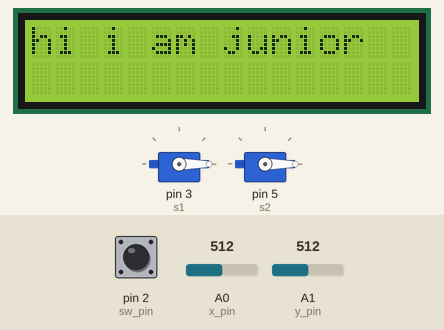
Simulated run of this sketch. Board: Arduino Uno, built with avr-gcc and run on an emulated ATmega328P. On the bench: 2 × servo, 16×2 character LCD. Inputs (shaded band) come from the test bench; at power-on: A0 (x_pin) = 512, A1 (y_pin) = 512, pin 2 (sw_pin) HIGH. What the sketch prints to the serial monitor is not drawn.

Above: at 1.2 s.
1.3 s: A0 (x_pin) set to 532
2.8 s: A0 (x_pin) set to 560
At 2.95 s:
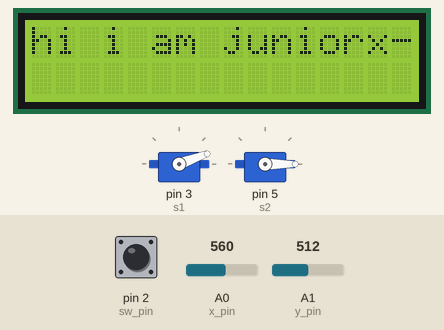
At 4.5 s:
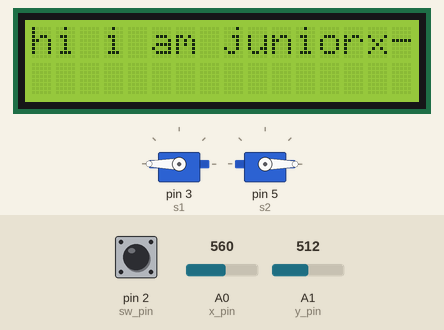
4.7 s: A1 (y_pin) set to 541
7.7 s: A1 (y_pin) set to 560
At 9.4 s:
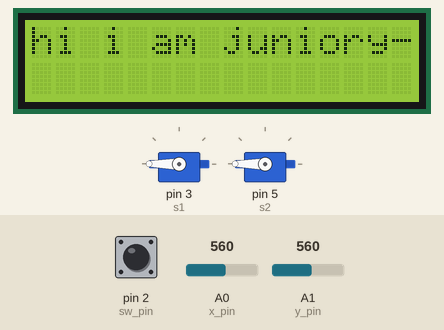
9.6 s: A0 (x_pin) set to 514
12.6 s: A0 (x_pin) set to 494
At 14.3 s:
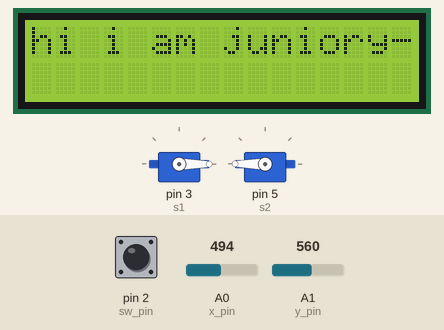
Timing chart, 0 to 15.6 s (numbered marks = the images above; inputs shaded):
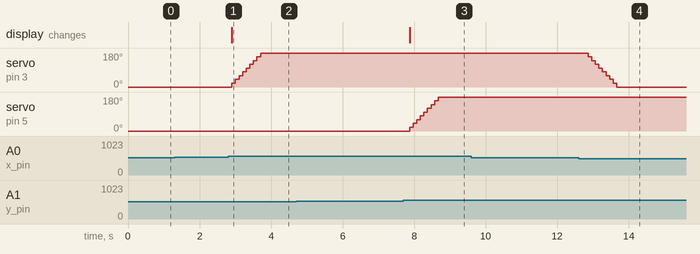

The sketch:

JoystickServo_ADG.ino
```cpp
#include<LiquidCrystal_I2C.h>
LiquidCrystal_I2C lcd(0x27, 16,2);

#include<Servo.h>
int x_pin = A0;  //X-axis pin
int y_pin = A1;
int sw_pin = 2;

int pos1 = 0;
int pos2 = 0;

Servo s1;
Servo s2;

void setup()
{
  Serial.begin(9600);
  pinMode(A0, INPUT);
  pinMode(A1, INPUT);
  pinMode(2, INPUT);
  digitalWrite(2, HIGH);

  s1.attach(3);          //Servo motor attached to pin 3
  s1.write(pos1);
  s2.attach(5);
  s2.write(pos2);
  lcd.init();
  lcd.backlight();


}

void loop()
{
  lcd.setCursor(0,0);
  lcd.print("hi i am junior");
 int x_data = analogRead(A0);
 int y_data = analogRead(A1);
 int sw_data = digitalRead(2);

 Serial.print("x_data:");
 Serial.print(x_data);
 Serial.print("\t");
 Serial.print("y_data:");
 Serial.print(y_data);
 Serial.print("\t");
 Serial.print("sw_data:");
 Serial.println(sw_data);
 delay(80);

if(x_data >= 550)
{
  if(pos1 <= 180)
  {
    lcd.print("x-axis");
  pos1 = pos1 + 20;
  s1.write(pos1);
  }
}
else if(x_data <= 500)
{
  if(pos1 >= 0)
  {
   pos1 = pos1 - 20;
   s1.write(pos1);
  }
}

if(y_data >= 550)
{
  lcd.print("y-axis");
  if(pos2 <= 180)
  {
  pos2 = pos2 + 20;
  s2.write(pos2);
  }
}
else if(y_data <= 500)
{
  if(pos2 >= 0)
  {
   pos2 = pos2 - 20;
   s2.write(pos2);
  }
}

}
```

Measured:
- the behaviour switches between 549 and 550 on A0 (x_pin) (found by bisection; images 0 and 1)
- the behaviour switches between 549 and 550 on A1 (y_pin) (found by bisection; images 2 and 3)
- the behaviour switches between 501 and 500 on A0 (x_pin) (found by bisection; images 3 and 4)
- after the input at 1.3 s, every drawn part: stays the same
- after the input at 2.8 s, servo on pin 3 (s1): moves from 0° to 180° over 0.80 s, starting after 0.10 s; the display: changes after 0.10 s (image 1)
- after the input at 4.7 s, every drawn part: stays the same
- after the input at 7.7 s, servo on pin 5 (s2): moves from 0° to 180° over 0.80 s, starting after 0.17 s; the display: changes after 0.17 s (image 3)
- after the input at 9.6 s, every drawn part: stays the same
- after the input at 12.6 s, servo on pin 3 (s1): moves from 180° to 0° over 0.79 s, starting after 0.27 s
